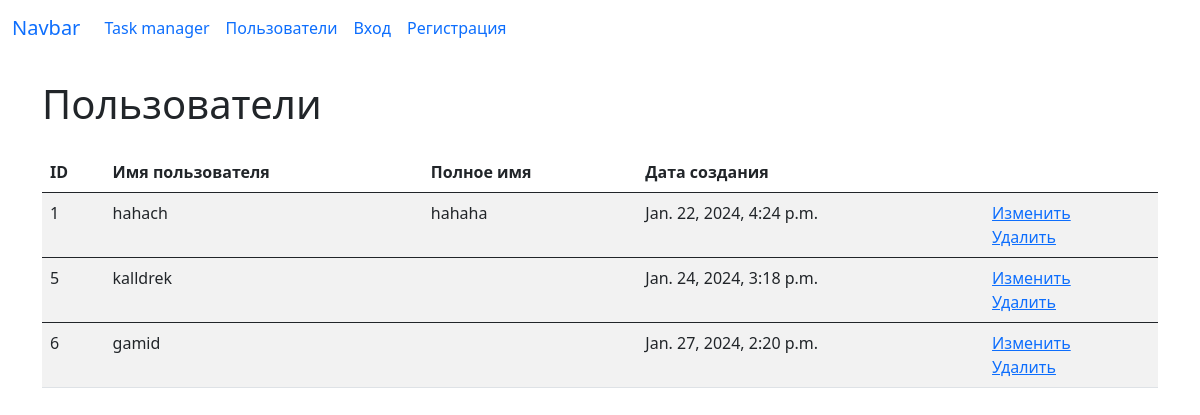
The app's page /users/, older data.
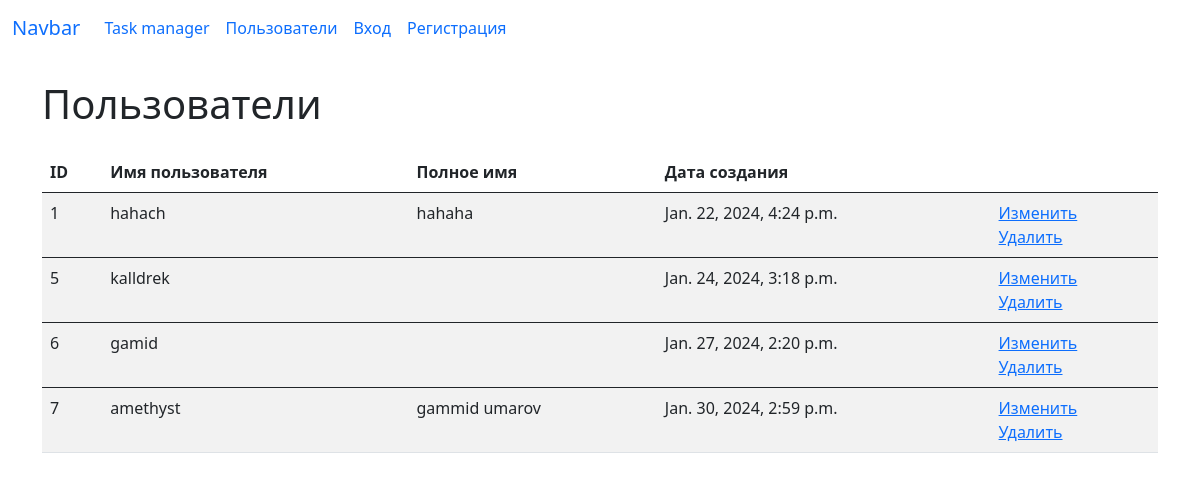
The same page, newer data.
### task_manager/users/models.py (models this page shows, shortened)
class CustomUser(AbstractUser):
    first_name = models.CharField(max_length=255, default='')
    last_name = models.CharField(max_length=255, default='')
    def get_full_name(self):
        return self.first_name + ' ' + self.last_name

### task_manager/users/views.py (the view, shortened to what this page needs)
# urls.py: path('', UserView.as_view(), name='index_page'),
class UserView(ListView):
    model = CustomUser
    context_object_name = 'users'
    template_name = 'users/users.html'

### task_manager/templates/users/users.html (shortened to what this page needs)
{% extends 'base.html' %}
{% block content %}
<div class="container wrapper flex-grow-1">
      <h1 class="my-4">Пользователи</h1>
<table class="table table-striped">
  <thead>
    <tr>
      <th>ID</th>
      <th>Имя пользователя</th>
      <th>Полное имя</th>
      <th>Дата создания</th>
      <th></th>
    </tr>
  </thead>
      {% for user in users %}
  <tbody>
      <tr>
        <td>{{ user.id }}</td>
        <td>{{ user.username }}</td>
        <td>{{ user.get_full_name }}</td>
        <td>{{ user.date_joined }}</td>
        <td>
          <a href="{% url 'users:update_page' pk=user.id %}">Изменить</a>
          <br>
          <a href="{% url 'users:delete_page' pk=user.id %}">Удалить</a>
        </td>
      </tr>
  </tbody>
    {% endfor %}
</table>
</div>
{% endblock %}

### task_manager/templates/base.html (shortened to what this page needs)
<!doctype html>
<html>
  <head>
      <link href="https://cdn.jsdelivr.net/npm/bootstrap@5.0.2/dist/css/bootstrap.min.css" rel="stylesheet">
  </head>
  <body>
<nav class="navbar navbar-expand-lg bg-body-tertiary">
  <div class="container-fluid">
    <a class="navbar-brand" href="#">Navbar</a>
    <div class="collapse navbar-collapse" id="navbarNav">
      <ul class="navbar-nav">
        <li class="nav-item">
          <a class="nav-link active" aria-current="page" href="{% url 'index_page' %}">Task manager</a>
        </li>
        <li class="nav-item">
          <a class="nav-link" href="{% url 'users:index_page' %}">Пользователи</a>
        </li>
        {% if request.user.is_authenticated %}
        <li class="nav-item">
          <a class="nav-link" href="{% url 'logout' %}" aria-disabled="true">Выход</a>
        </li>
        <li class="nav-item">
          <a class="nav-link" href="{% url 'statuses:index_page' %}">Статусы</a>
        </li>
        <li class="nav-item">
          <a class="nav-link" href="{% url 'labels:index_page' %}">Метки</a>
        </li>
        <li class="nav-item">
          <a class="nav-link" href="{% url 'tasks:index_page' %}" aria-disabled="true">Задачи</a>
        </li>
        {% else %}
        <li class="nav-item">
          <a class="nav-link" href="{% url 'login_page' %}" aria-disabled="true">Вход</a>
        </li>
        <li class="nav-item">
          <a class="nav-link" href="{% url 'users:create_page' %}">Регистрация</a>
        </li>
        {% endif %}
      </ul>
    </div>
  </div>
</nav>
    {% block content %}{% endblock %}
  </body>
</html>

Row changes from the older to the newer data that the page shows:
added CustomUser: id "7", username "amethyst", get_full_name "gammid umarov", date_joined "Jan. 30, 2024, 2:59 p.m."
